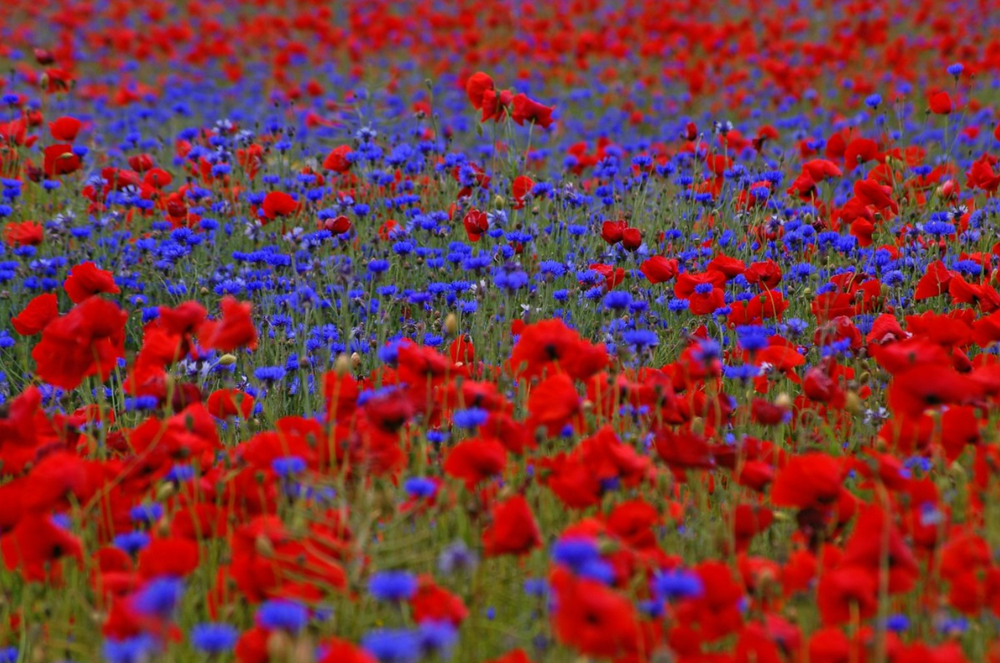
#> input picture Computer_Vision_(Module_6)/Day_3_ Histograms_transformations_and_Bitwise_ops/img/blue-red-flowers.png, 1000 x 663 px, shrunk from 1386 x 919 before the run, found by its file name
$ jupyter execute Histograms.ipynb
#> lines starting #> are read from the running program, lines starting #| are printed output that depends on the picture
# Computer Vision Histograms

### Import statements

[cell 1]
import cv2
import numpy as np
import matplotlib.pyplot as plt

## Histograms

[cell 2]
# Load some images, calculate and plot their color histograms, one color at the time
# try it with different color spaces BGR, HSV, etc

red_flower=cv2.imread("/home/umut/Documents/GitHub/Strive_School/Computer_Vision_(Module_6)/Day_3_ Histograms_transformations_and_Bitwise_ops/img/blue-red-flowers.png")
#> red_flower is the input picture: shape (663, 1000, 3); mean B, G, R 59.9, 52.2, 123.8


red_f=red_flower.copy()
red_f=cv2.cvtColor(red_f,cv2.COLOR_BGR2RGB)

plt.figure(figsize = (7,5))
hist_green=cv2.calcHist([red_f],[1],None,[255],[0,250])
#> hist_green = 255 values, max 16980 at index 1, min 0 at index 50, mean 2600
plt.plot(hist_green,color='g')
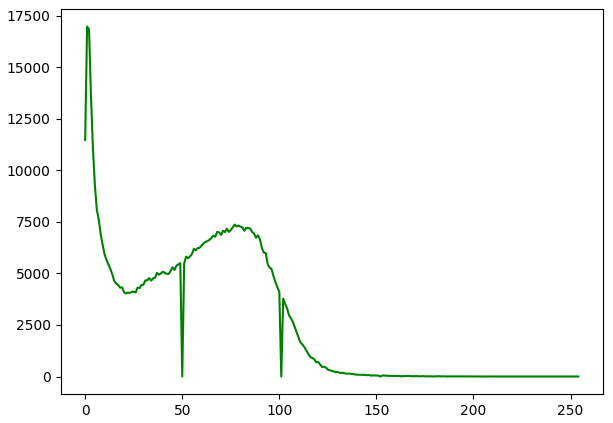
#> figure drawn by matplotlib, 1 panel; curve peaks at x = 1, y = 16980

[Hint](# "cv2.calcHist")

[cell 3]
# Now try to plot all 3 channels at the same time, does the histogram give you an idea of what the image looks like?
colors = ["r","g","b"]
plt.figure(figsize = (7,5))
for i,color in enumerate(colors):
    histogram=cv2.calcHist([red_f],[i],None,[255],[0,250])
    plt.plot(histogram,color=color)
plt.show()
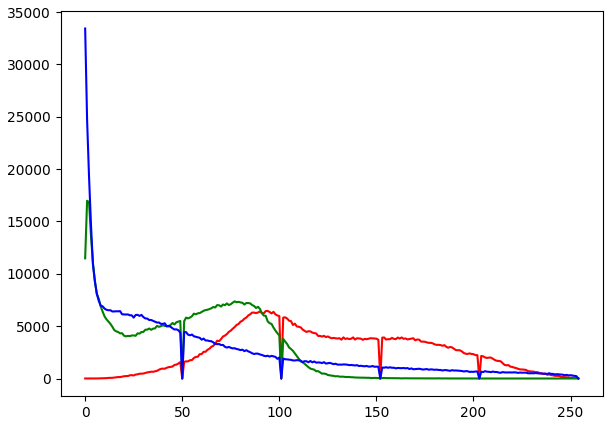
#> figure drawn by matplotlib, 1 panel; curve peaks at x = 94, y = 6452; curve peaks at x = 1, y = 16980; curve peaks at x = 0, y = 33436

$ run again, with Computer_Vision_(Module_6)/Day_3_ Histograms_transformations_and_Bitwise_ops/img/n.png copied over Computer_Vision_(Module_6)/Day_3_ Histograms_transformations_and_Bitwise_ops/img/blue-red-flowers.png
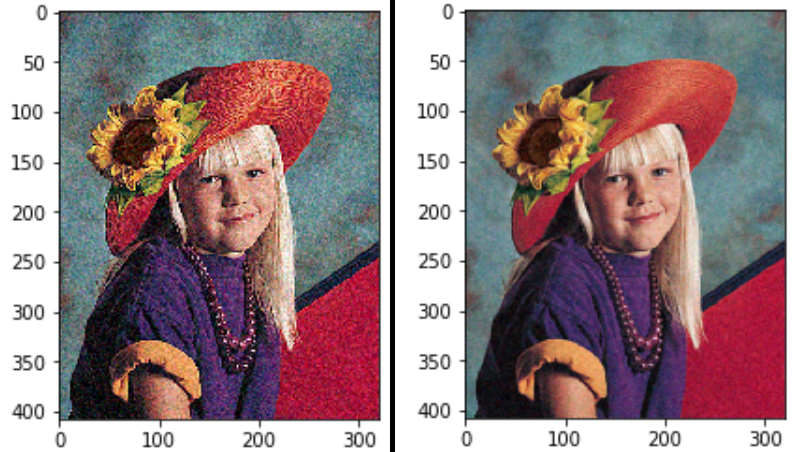
#> input picture Computer_Vision_(Module_6)/Day_3_ Histograms_transformations_and_Bitwise_ops/img/n.png, 800 x 452 px, found by its file name
#> red_flower is the input picture: shape (452, 800, 3); mean B, G, R 131.2, 128.1, 148.5
#> hist_green = 255 values, max 3093 at index 139, min 0 at index 50, mean 1099.2
#> `[cell 2] # Load some images, calculate and plot their color histograms..`:
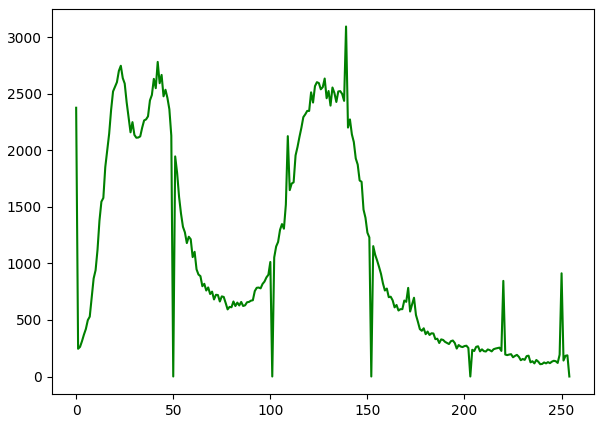
#> figure drawn by matplotlib, 1 panel; curve peaks at x = 139, y = 3093
#> `plt.show()`:
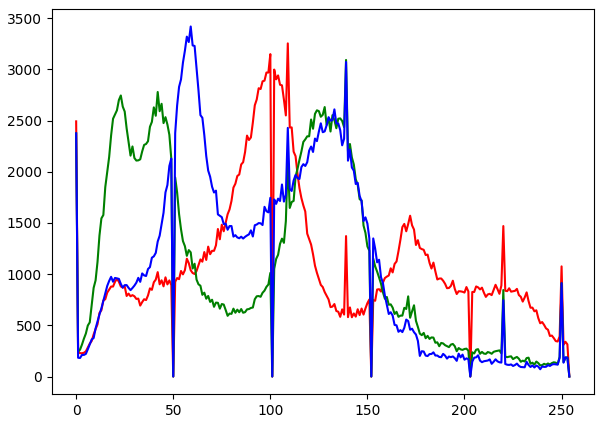
#> figure drawn by matplotlib, 1 panel; curve peaks at x = 109, y = 3255; curve peaks at x = 139, y = 3093; curve peaks at x = 59, y = 3420

$ run again, with Computer_Vision_(Module_6)/Day_3_ Histograms_transformations_and_Bitwise_ops/img/night3.png copied over Computer_Vision_(Module_6)/Day_3_ Histograms_transformations_and_Bitwise_ops/img/blue-red-flowers.png
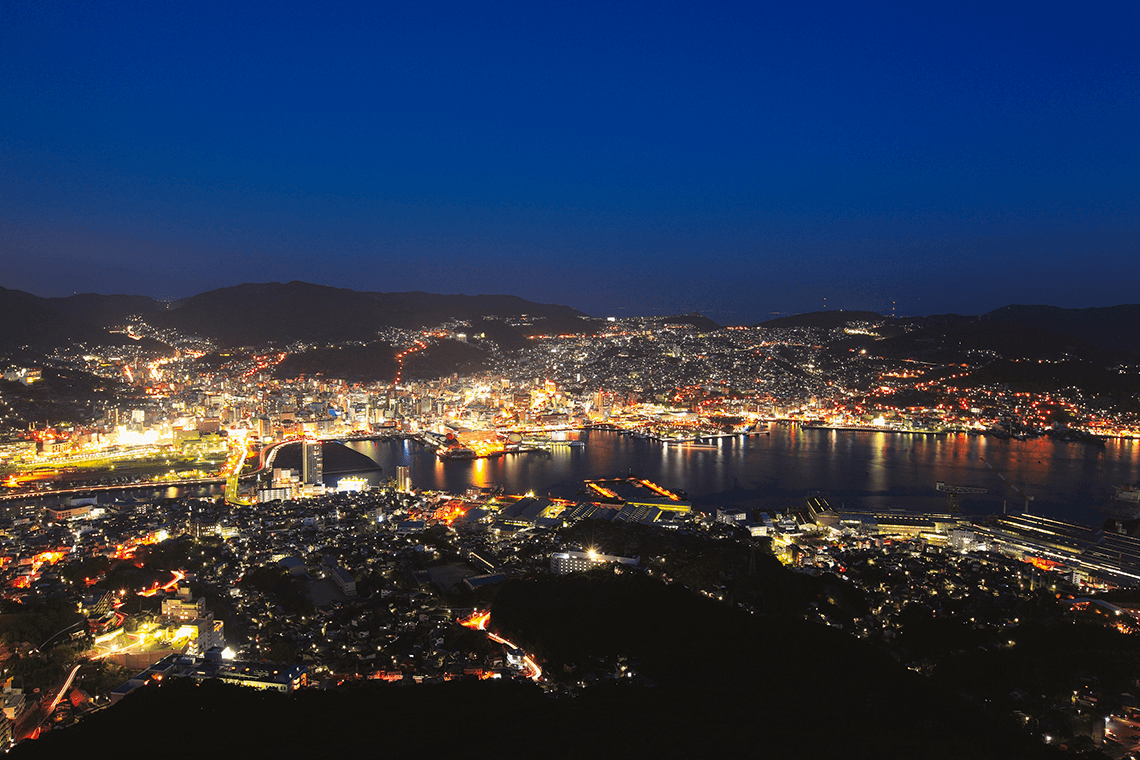
#> input picture Computer_Vision_(Module_6)/Day_3_ Histograms_transformations_and_Bitwise_ops/img/night3.png, 1140 x 760 px, found by its file name
#> red_flower is the input picture: shape (760, 1140, 3); mean B, G, R 78.7, 56.3, 45.3
#> hist_green = 255 values, max 78488 at index 17, min 0 at index 0, mean 3383.2
#> `[cell 2] # Load some images, calculate and plot their color histograms..`:
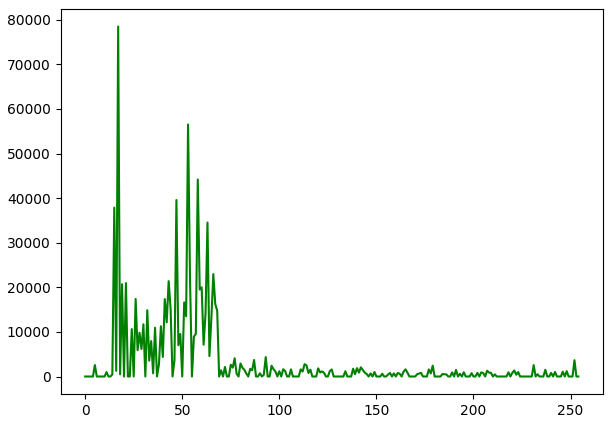
#> figure drawn by matplotlib, 1 panel; curve peaks at x = 17, y = 78488
#> `plt.show()`:
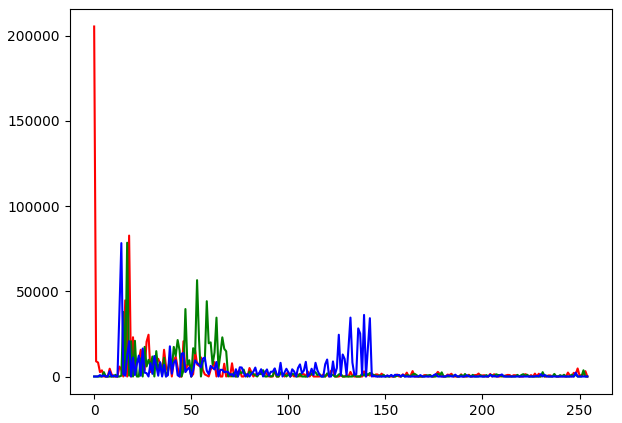
#> figure drawn by matplotlib, 1 panel; curve peaks at x = 0, y = 205352; curve peaks at x = 17, y = 78488; curve peaks at x = 14, y = 78256
